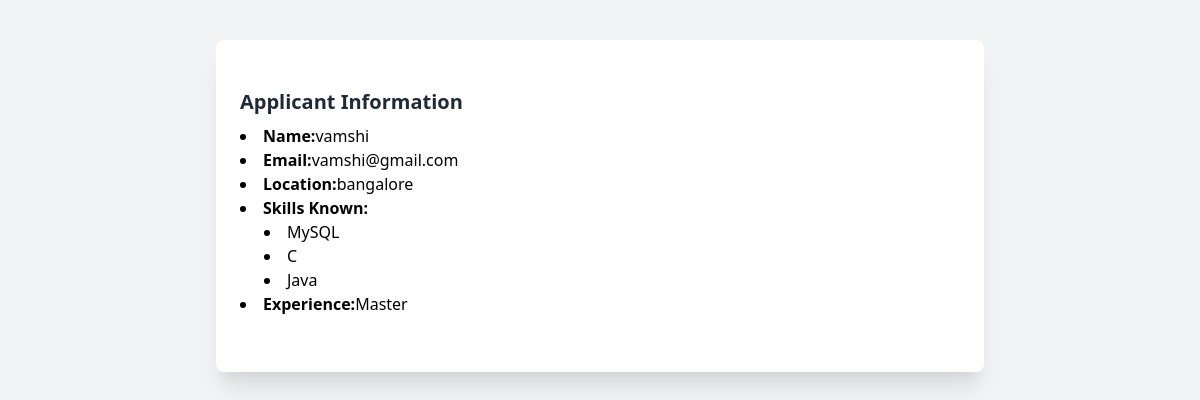
Screenshot of /user/26/ with the database file from the repository.
### base/models.py (models this page shows)
class ApplicantProfile(models.Model):
    user = models.ForeignKey(User, on_delete=models.CASCADE, related_name='applicant_profiles')
    contact_number = models.CharField(max_length=20)
    location = models.CharField(max_length=100)
    experience = models.ForeignKey('Experience', on_delete=models.CASCADE)

class UserSkill(models.Model):
    user = models.ForeignKey(User, on_delete=models.CASCADE, related_name='user_skills')
    skill = models.ForeignKey(Skill, on_delete=models.CASCADE)

class Skill(models.Model):
    name = models.CharField(max_length=100)

class Experience(models.Model):
    experience_value = models.CharField(max_length=50)

### base/views.py (the view)
# urls.py: path('user/<int:user_id>/', views.view_applicant, name='view_applicant'),
def view_applicant(request, user_id):
    applicant = User.objects.get(id=user_id)
    user_skills = UserSkill.objects.filter(user=user_id)
    applicant_profile = ApplicantProfile.objects.get(user=user_id)
    context = {
        "applicant" : applicant,
        "user_skills" : user_skills,
        "applicant_profile": applicant_profile
    }
    return render(request, 'view_applicant.html', context)

### base/templates/view_applicant.html (shortened to what this page needs)
<!DOCTYPE html>
<html lang="en">
<head>
    <link href="https://cdn.jsdelivr.net/npm/tailwindcss@2.2.19/dist/tailwind.min.css" rel="stylesheet">
</head>
<body class="bg-gray-100 font-sans">
    <div class="max-w-3xl mx-auto mt-10 px-4 md:px-0">
        <div class="bg-white rounded-lg shadow-xl p-6">
            <div class="mb-8">
                <h2 class="text-xl font-bold text-gray-800 mb-2">Applicant Information</h2>
                <ul class="list-disc list-inside">
                    <li><span class="font-semibold">Name:</span>{{ applicant.username }}</li>
                    <li><span class="font-semibold">Email:</span>{{ applicant.email }}</li>
                    <li><span class="font-semibold">Location:</span>{{ applicant_profile.location }}</li>
                    <li><span class="font-semibold">Skills Known:</span>
                        <ul class="list-disc list-inside ml-6">
                            {% for each_user_skill in user_skills %}
                            <li>{{ each_user_skill.skill.name }}</li>
                            {% endfor %}
                        </ul>
                    </li>
                    <li><span class="font-semibold">Experience:</span>{{ applicant_profile.experience.experience_value }}</li>
                </ul>
            </div>
</body>
</html>

### rows the page displays
ApplicantProfile: location "bangalore", experience.experience_value "Master"
UserSkill: skill.name "MySQL"
UserSkill: skill.name "C"
UserSkill: skill.name "Java"

### other values shown
{{ applicant.username }} "vamshi"
{{ applicant.email }} "vamshi@gmail.com"
